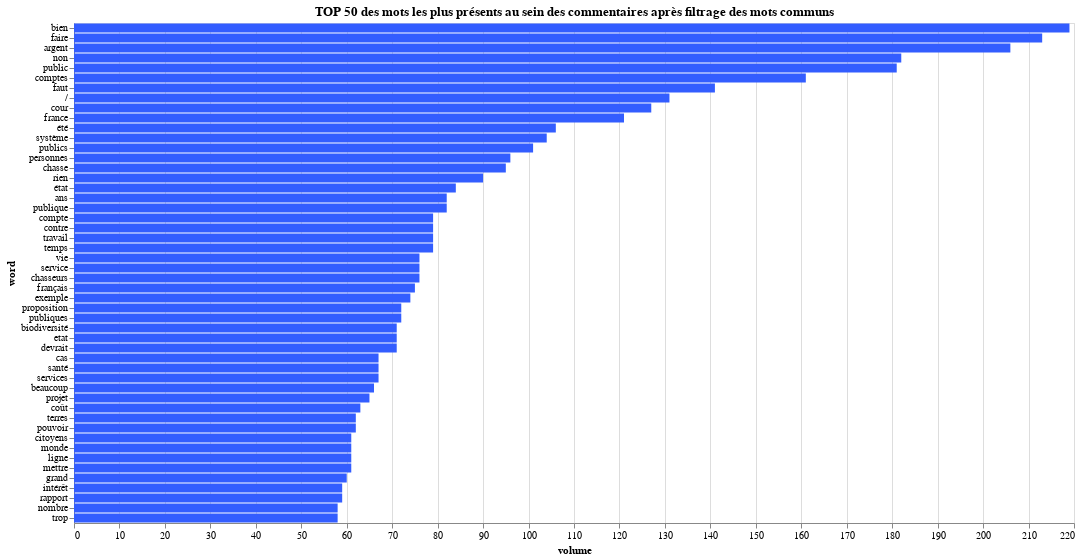

Notebook code cell kept with this figure:
### Code cell
bars = alt.Chart(df).mark_bar(color = '#335DFF', size = 9).encode(
   alt.X('volume:Q'),
   alt.Y('word', sort = alt.EncodingSortField(field = "comptes", op = "count",
                                            order = 'ascending'))
).properties(height = 500, width = 1000, 
             title = "TOP 50 des mots les plus présents au sein des commentaires après filtrage des mots communs")
bars

### Figure 1 — Vega-Lite specification as saved in the notebook (floating-point values rounded to 4 significant figures)
{"config": {"view": {"continuousWidth": 400, "continuousHeight": 300}}, "data": {"name": "data-2f545612ce71c02e58d4249cd6aff408"}, "mark": {"type": "bar", "color": "#335DFF", "size": 9}, "encoding": {"x": {"field": "volume", "type": "quantitative"}, "y": {"field": "word", "sort": {"field": "comptes", "op": "count", "order": "ascending"}, "type": "nominal"}}, "height": 500, "title": "TOP 50 des mots les plus présents au sein des commentaires après filtrage des mots communs", "width": 1000, "$schema": "https://vega.github.io/schema/vega-lite/v4.17.0.json", "datasets": {"data-2f545612ce71c02e58d4249cd6aff408": [{"volume": 219, "word": "bien"}, {"volume": 213, "word": "faire"}, {"volume": 206, "word": "argent"}, {"volume": 182, "word": "non"}, {"volume": 181, "word": "public"}, {"volume": 161, "word": "comptes"}, {"volume": 141, "word": "faut"}, {"volume": 131, "word": "/"}, {"volume": 127, "word": "cour"}, {"volume": 121, "word": "france"}, {"volume": 106, "word": "été"}, {"volume": 104, "word": "système"}, {"volume": 101, "word": "publics"}, {"volume": 96, "word": "personnes"}, {"volume": 95, "word": "chasse"}, {"volume": 90, "word": "rien"}, {"volume": 84, "word": "état"}, {"volume": 82, "word": "ans"}, {"volume": 82, "word": "publique"}, {"volume": 79, "word": "compte"}, {"volume": 79, "word": "contre"}, {"volume": 79, "word": "travail"}, {"volume": 79, "word": "temps"}, {"volume": 76, "word": "vie"}, {"volume": 76, "word": "service"}, {"volume": 76, "word": "chasseurs"}, {"volume": 75, "word": "français"}, {"volume": 74, "word": "exemple"}, {"volume": 72, "word": "proposition"}, {"volume": 72, "word": "publiques"}, {"volume": 71, "word": "biodiversité"}, {"volume": 71, "word": "etat"}, {"volume": 71, "word": "devrait"}, {"volume": 67, "word": "cas"}, {"volume": 67, "word": "santé"}, {"volume": 67, "word": "services"}, {"volume": 66, "word": "beaucoup"}, {"volume": 65, "word": "projet"}, {"volume": 63, "word": "coût"}, {"volume": 62, "word": "terres"}, {"volume": 62, "word": "pouvoir"}, {"volume": 61, "word": "citoyens"}, {"volume": 61, "word": "monde"}, {"volume": 61, "word": "ligne"}, {"volume": 61, "word": "mettre"}, {"volume": 60, "word": "grand"}, {"volume": 59, "word": "intérêt"}, {"volume": 59, "word": "rapport"}, {"volume": 58, "word": "nombre"}, {"volume": 58, "word": "trop"}]}}
